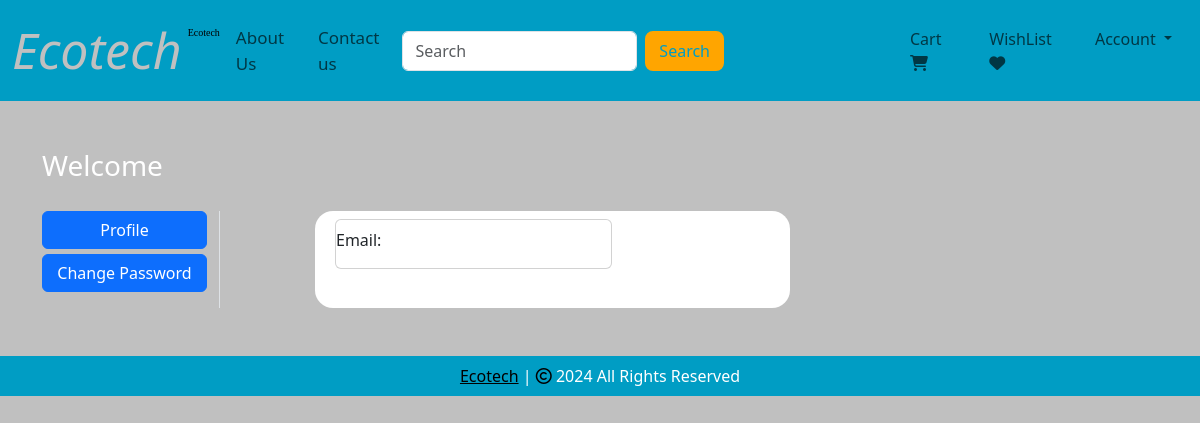
/profile/2 (signed in), run on an earlier commit of the app's database.
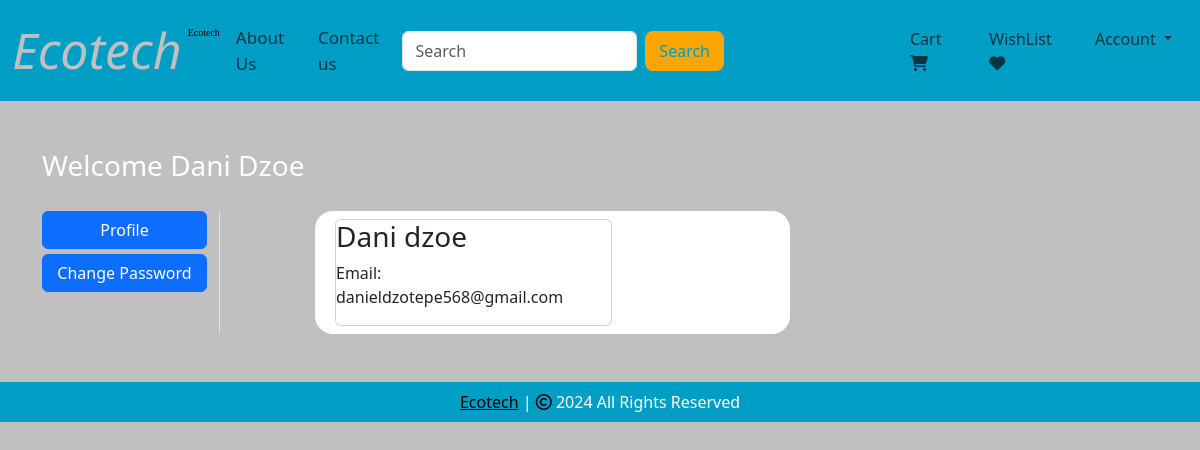
And on a later commit of the database.
### source/models.py (models this page shows, shortened)
class Customer(db.Model, UserMixin):
    id = db.Column(db.Integer, primary_key=True)
    email = db.Column(db.String(100), unique=True)
    username = db.Column(db.String(100))
    password_hash = db.Column(db.String(150))
    date_joined = db.Column(db.DateTime(), default=datetime.utcnow)
    cart_items = db.relationship('Cart', backref=db.backref('customer', lazy=True))
    orders = db.relationship('Order', backref=db.backref('customer', lazy=True))
    @property
    def password(self):
        raise AttributeError('Password is not a readable Attribute')

### source/auth.py (the view)
@auth.route('/profile/<int:customer_id>')
@login_required
def profile(customer_id):
    customer = Customer.query.get(customer_id)
    return render_template('profile.html', customer=customer)

### source/templates/profile.html (shortened to what this page needs)
{% extends 'base.html' %}
{% block body %}
<div class="container my-5">
    <div class="row">
        <h3 style="color: white;">Welcome <span class="text-capitalize">{{ customer.username }}</span></h3>
        <div class="col-sm-2 border-end" style="margin-top: 20px;">
            <ul class="list-unstyled">
                <li class="d-grid"><a href="#" class="btn btn-primary">Profile</a></li>
                <li class="d-grid"><a href="/change-password/{{ customer.id }}" class="btn btn-primary" style="margin-top: 5px;">Change Password</a></li>
            </ul>
        </div>
        <div class="col-sm-5 offset-sm-1" style="background-color: white; border-radius: 18px; margin-top: 20px;">
            <div class="row">
                <div class="col-sm-8">
                    <div class="card m-2">
                        <h3>{{ customer.username }}</h3>
                        <p>Email: {{ customer.email }}</p>
                    </div>
                </div>
            </div>
        </div>
    </div>
</div>
{% endblock %}

### source/templates/base.html (shortened to what this page needs)
<!DOCTYPE html>
<html lang="en">
<head>
    <link rel="stylesheet" href="https://cdnjs.cloudflare.com/ajax/libs/bootstrap-icons/1.10.5/font/bootstrap-icons.min.css" />
    <link rel="stylesheet" href="{{ url_for('static', filename='css/all.min.css') }}">
    <link rel="stylesheet" href="{{ url_for('static', filename='css/bootstrap.min.css') }}">
    <link rel="stylesheet" href="{{ url_for('static', filename='css/style.css') }}">
</head>
<body style="background-color: rgb(192, 192, 192);">
    <nav class="navbar navbar-expand-lg" style="background-color: rgb(0, 157, 196);">
      <div class="container-fluid">
        <a class="navbar-brand" href="#" style="color: rgb(192, 192, 192); font-size: 50px; margin-right: -2px;">
          <i class="">Ecotech</i>
        </a>
        <div class="collapse navbar-collapse" id="navbarSupportedContent">
          <ul class="navbar-nav me-auto mb-2 mb-lg-0">
            <li class="nav-item">
		    <a class="nav-link active" aria-current="page" href="/" style="font-family: cursive; font-size: 10px;">Ecotech</a>
            </li>
            <li class="nav-item">
              <a class="nav-link text-grey" href="#" style="font-size: 17px;">About Us</a>
            </li>
            <li class="nav-item">
              <a class="nav-link text-grey" href="#" style="font-size: 17px;">Contact us</a>
            </li>
          </ul>
          <form class="d-flex" role="search" action="/search" style="margin-right: 170px;" method="POST">
            <input class="form-control me-2" name="search" type="search" placeholder="Search" aria-label="Search">
            <button class="btn" type="submit" style="color: rgb(0, 157, 196);">Search</button>
          </form>
        </div>
        <ul class="navbar-nav me-auto mb-2 mb-lg-0">
          <li class="nav-item mx-2" id="items">
            {% if cart | length < 1 %}
            <a class="nav-link text-grey" href="/cart"> Cart
              <i class="fa-solid fa-cart-shopping"></i>
            </a>
            {% else %}
            <a class="nav-link text-grey" href="/cart"><span class="badge bg-success"></span> Cart
              <i class="bi bi-{{ cart | length }}-square-fill"></i>
            </a>
            {% endif %}
          </li>
          <li class="nav-item mx-2" id="items">
            <a class="nav-link text-grey" href="#"> WishList
              <i class="fa-solid fa-heart"></i>
            </a>
          </li>
          <li class="nav-item dropdown mx-2">
            <a class="nav-link dropdown-toggle text-grey" href="#" role="button", id="profileDropdown"
            data-bs-toggle="dropdown" aria-hidden="false">
              Account
            </a>
          </li>
        </ul>
      </div>
    </nav>
    {% block body %}
    {% endblock %}
    <footer class="container-fluid  text-center p-2 mt-5" style="background-color: rgb(0, 157, 196); color: white;">
      <a href="https://github.com/Dani-dzoe" style="color: black;">Ecotech</a> | <span>
        <i class="fa-sharp fa-regular fa-copyright" style="color: black;"></i></span> 2024 All Rights Reserved
    </footer>
</body>
</body>
</html>

### source/static/css/style.css (style rules this page uses)
.d-flex .btn { background: orange; border: 2px solid orange; border-radius: 8px; color: #fff; }

What changed in the data, as far as the page shows it:
added Customer: username "Dani Dzoe", username "Dani dzoe", email "danieldzotepe568@gmail.com"
